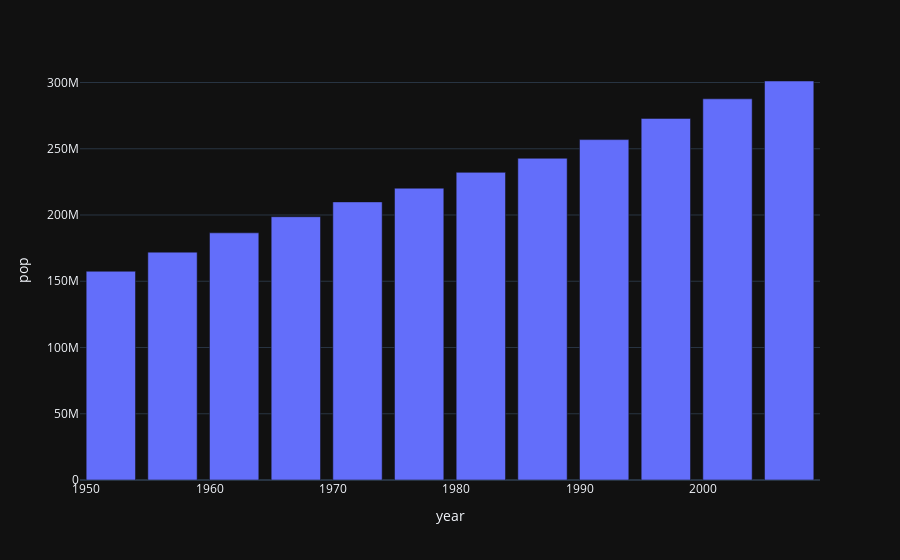

Notebook source saved alongside this figure:
### Markdown cell above
Bar Charts

### Code cell
df_us = px.data.gapminder().query("country == 'United States'")
px.bar(df_us, x='year', y='pop')

### Figure 1 — Plotly figure (JSON) as saved in the notebook; plotly's stock layout.template omitted (floating-point values rounded to 4 significant figures)
{"data": [{"alignmentgroup": "True", "hovertemplate": "year=%{x}<br>pop=%{y}<extra></extra>", "legendgroup": "", "marker": {"color": "#636efa", "pattern": {"shape": ""}}, "name": "", "offsetgroup": "", "orientation": "v", "showlegend": false, "textposition": "auto", "x": [1952, 1957, 1962, 1967, 1972, 1977, 1982, 1987, 1992, 1997, 2002, 2007], "xaxis": "x", "y": [157553000, 171984000, 186538000, 198712000, 209896000, 220239000, 232187835, 242803533, 256894189, 272911760, 287675526, 301139947], "yaxis": "y", "type": "bar"}], "layout": {"xaxis": {"anchor": "y", "domain": [0.0, 1.0], "title": {"text": "year"}}, "yaxis": {"anchor": "x", "domain": [0.0, 1.0], "title": {"text": "pop"}}, "legend": {"tracegroupgap": 0}, "margin": {"t": 60}, "barmode": "relative"}}
